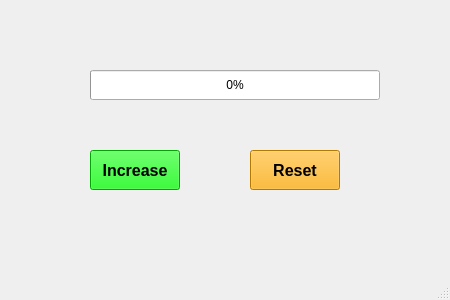
<?xml version="1.0" encoding="UTF-8"?>
<ui version="4.0">
 <class>MainWindow</class>
 <widget class="QMainWindow" name="MainWindow">
  <property name="geometry">
   <rect>
    <x>0</x>
    <y>0</y>
    <width>450</width>
    <height>300</height>
   </rect>
  </property>
  <property name="windowTitle">
   <string>MainWindow</string>
  </property>
  <widget class="QWidget" name="centralwidget">
   <widget class="QProgressBar" name="progressBar">
    <property name="geometry">
     <rect>
      <x>90</x>
      <y>70</y>
      <width>290</width>
      <height>30</height>
     </rect>
    </property>
    <property name="value">
     <number>0</number>
    </property>
   </widget>
   <widget class="QPushButton" name="pushButton">
    <property name="geometry">
     <rect>
      <x>90</x>
      <y>150</y>
      <width>90</width>
      <height>40</height>
     </rect>
    </property>
    <property name="font">
     <font>
      <pointsize>12</pointsize>
      <weight>75</weight>
      <bold>true</bold>
     </font>
    </property>
    <property name="styleSheet">
     <string notr="true">background-color: rgb(0, 232, 0);</string>
    </property>
    <property name="text">
     <string>Increase</string>
    </property>
   </widget>
   <widget class="QPushButton" name="pushButton_2">
    <property name="geometry">
     <rect>
      <x>250</x>
      <y>150</y>
      <width>90</width>
      <height>40</height>
     </rect>
    </property>
    <property name="font">
     <font>
      <pointsize>12</pointsize>
      <weight>75</weight>
      <bold>true</bold>
     </font>
    </property>
    <property name="styleSheet">
     <string notr="true">background-color: rgb(255, 170, 0);</string>
    </property>
    <property name="text">
     <string>Reset</string>
    </property>
   </widget>
  </widget>
  <widget class="QMenuBar" name="menubar">
   <property name="geometry">
    <rect>
     <x>0</x>
     <y>0</y>
     <width>450</width>
     <height>21</height>
    </rect>
   </property>
  </widget>
  <widget class="QStatusBar" name="statusbar"/>
 </widget>
 <resources/>
 <connections/>
</ui>
